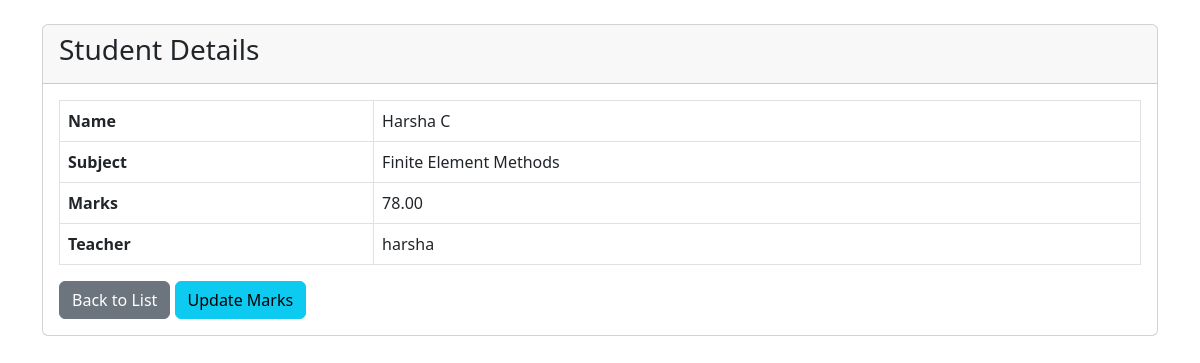
The page /student/1/ (signed in) on the database as committed earlier.
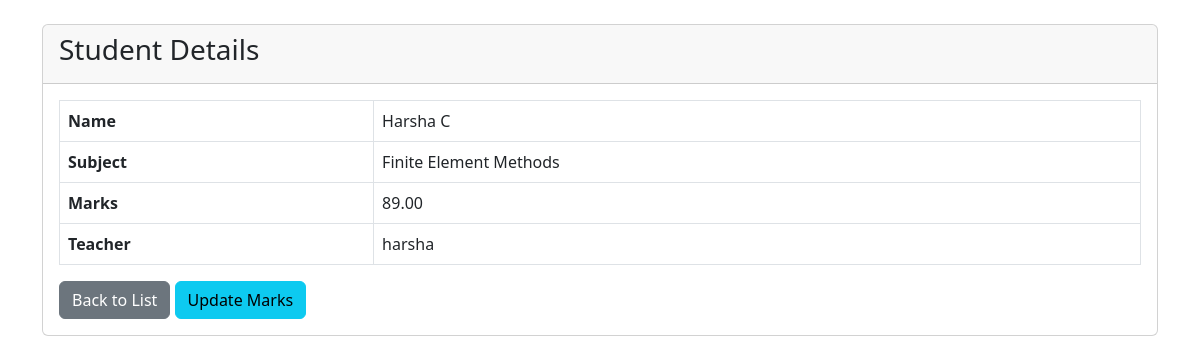
The same page on the database as committed later.
### portal/models.py (models this page shows, shortened)
class Student(models.Model):
    name = models.CharField(max_length=100)
    subject = models.CharField(max_length=100)
    marks = models.DecimalField(max_digits=5, decimal_places=2)
    teacher = models.ForeignKey(Teacher, on_delete=models.CASCADE)
    class Meta:
        unique_together = ('name', 'subject', 'teacher')

class Teacher(AbstractUser):
    pass

### portal/views.py (the view)
# urls.py: path('student/<int:student_id>/', views.student_detail_view, name='student_detail'),
@login_required
def student_detail_view(request, student_id):
    student = get_object_or_404(Student, id=student_id, teacher=request.user)
    return render(request, 'portal/student_details.html', {'student': student})

### templates/portal/student_details.html (shortened to what this page needs)
{% extends "base.html" %}
{% block content %}
<div class="container mt-4">
    <div class="card">
        <div class="card-header">
            <h3>Student Details</h3>
        </div>
        <div class="card-body">
            <table class="table table-bordered">
                <tr>
                    <th>Name</th>
                    <td>{{ student.name }}</td>
                </tr>
                <tr>
                    <th>Subject</th>
                    <td>{{ student.subject }}</td>
                </tr>
                <tr>
                    <th>Marks</th>
                    <td data-field="marks">{{ student.marks }}</td>
                </tr>
                <tr>
                    <th>Teacher</th>
                    <td>{{ student.teacher.username }}</td>
                </tr>
            </table>
            <a href="{% url 'home' %}" class="btn btn-secondary">Back to List</a>
            <button class="btn btn-info update-btn" data-id="{{ student.id }}" data-subject="{{ student.subject }}">Update Marks</button>
        </div>
    </div>
</div>
{% endblock %}

Rows that differ between the two databases and show on the page:
changed Student "Harsha C": marks "78.00" → "89.00"
